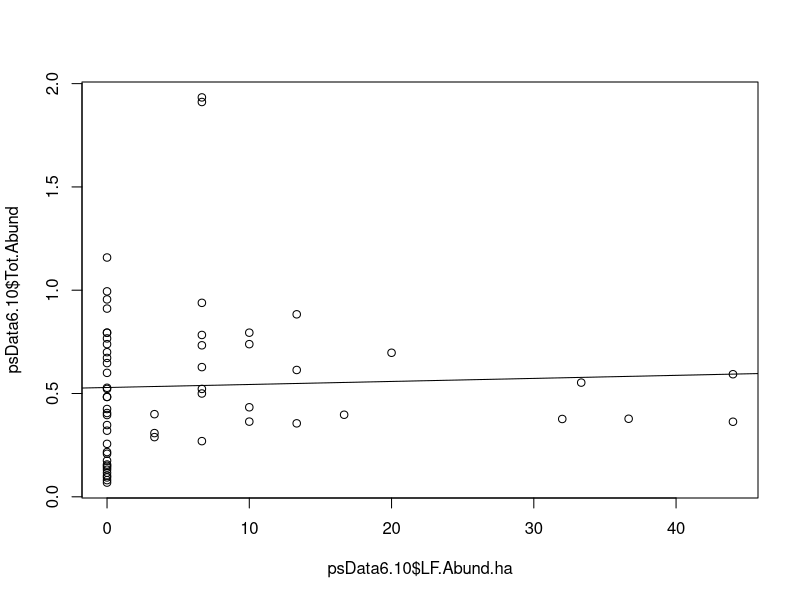
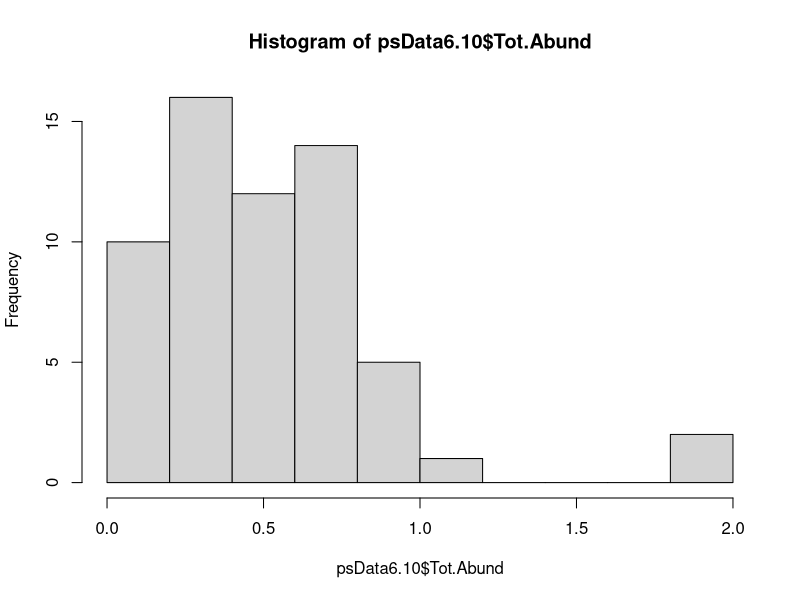
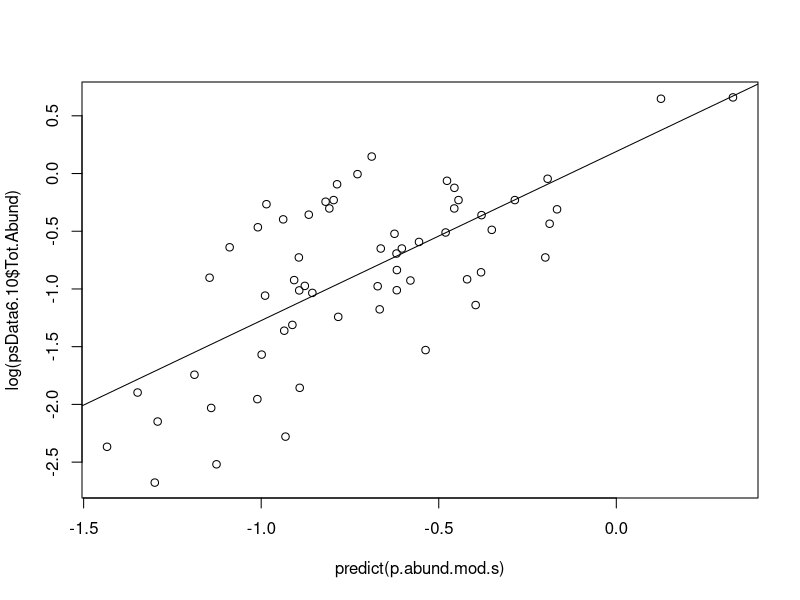
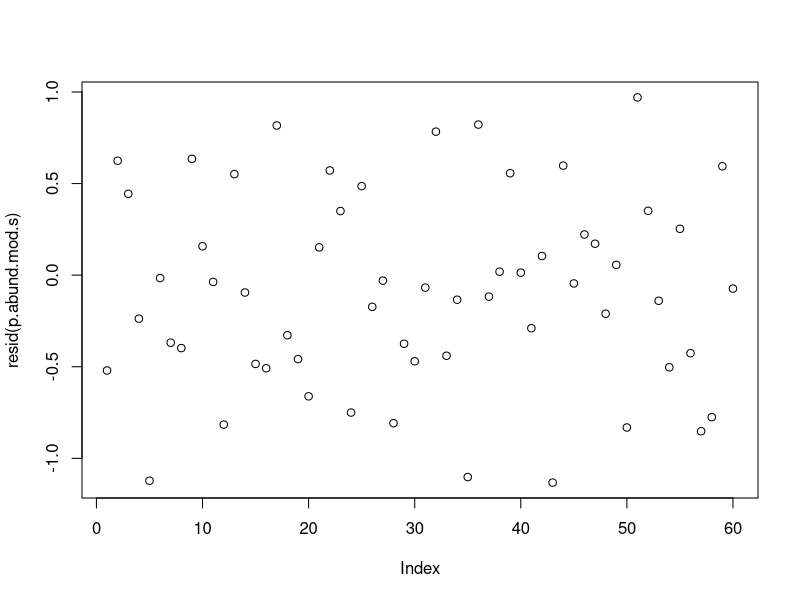
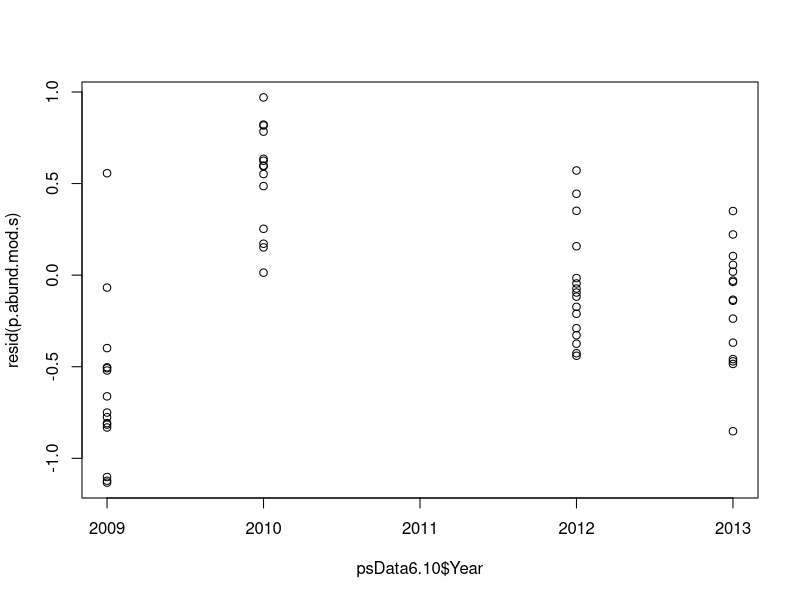
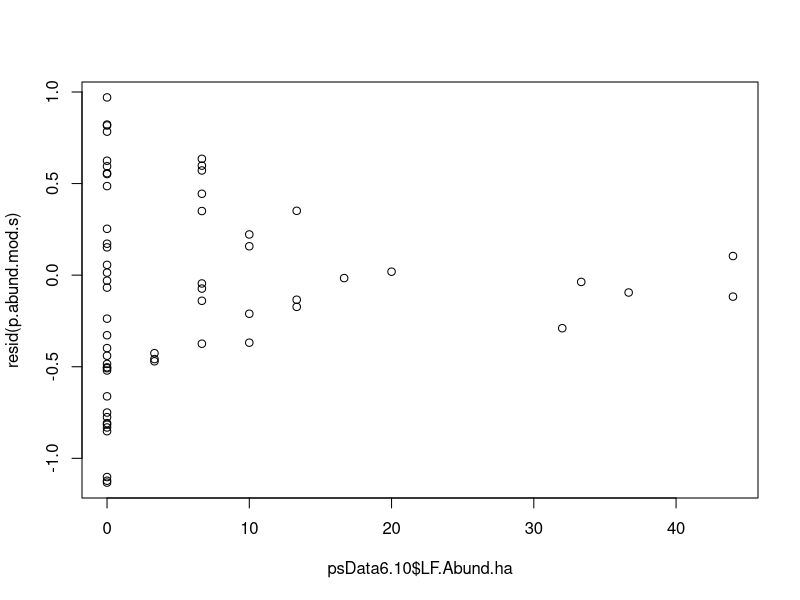
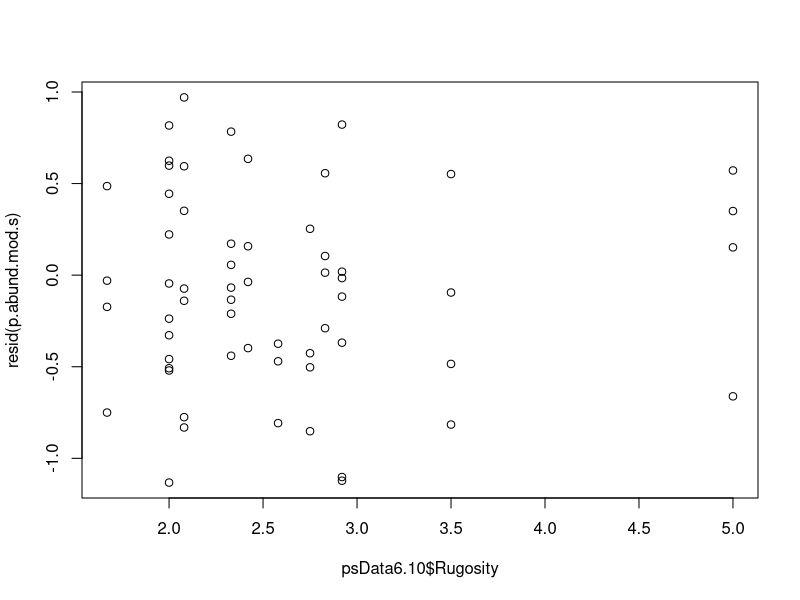
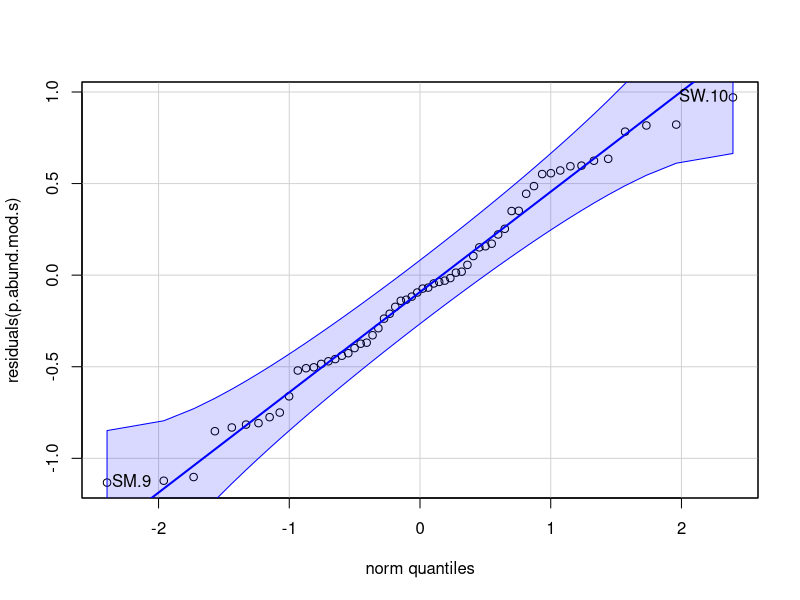

These charts were generated, in order, by the following R code:

###############################################################################################
# Invasive lionfish did not affect fish community structure across the Belizean Barrier Reef
# Authors: Hackerott, S., A. Valdivia C. E. Cox, N. J. Silbiger6, and J. F. Bruno
# Last edited: 12/2/2016
# This code runs through the all the models in the main text of the maniscript
##############################################################################################

####Main Analysis: Effect of lionfish on prey species at site level####

##Load data file psData6.10
psData6.10<-read.csv('psData6.10.csv')
head(psData6.10)
##Give meaningful rownames of Site and Year
rownames(psData6.10)<-paste(psData6.10$Site, psData6.10$Year-2000, sep=".")

## functions --- calculates variance inflation factors
vif.mer <- function (fit) {
  ## adapted from rms::vif
  
  v <- vcov(fit)
  nam <- names(fixef(fit))
  
  ## exclude intercepts
  ns <- sum(1 * (nam == "Intercept" | nam == "(Intercept)"))
  if (ns > 0) {
    v <- v[-(1:ns), -(1:ns), drop = FALSE]
    nam <- nam[-(1:ns)]
  }
  
  d <- diag(v)^0.5
  v <- diag(solve(v/(d %o% d)))
  names(v) <- nam
  v
}



####Model Prey Abundance with Site Means####

plot(psData6.10$Tot.Abund~psData6.10$LF.Abund.ha)
abline(lm(psData6.10$Tot.Abund~psData6.10$LF.Abund.ha))
cor.test(psData6.10$Tot.Abund,psData6.10$LF.Abund.ha)
##NO significant correlation p-value = 0.7423

hist(psData6.10$Tot.Abund)
shapiro.test(psData6.10$Tot.Abund)
##p-value 5.583e-06 not normal

library(lme4)

##Test for best family and link with Site as Random factor
pab.gu<-lmer(Tot.Abund~1+(1|Site), data=psData6.10, REML=FALSE)
pab.gl<-glmer(Tot.Abund~1+(1|Site), data=psData6.10, family=gaussian("log"), nAGQ=0)
pab.gin<-glmer(Tot.Abund~1+(1|Site), data=psData6.10, family=gaussian("inverse"), nAGQ=0)
pab.gmin<-glmer(Tot.Abund~1+(1|Site), data=psData6.10, family=Gamma("inverse"), nAGQ=0)
pab.gmi<-glmer(Tot.Abund~1+(1|Site), data=psData6.10, family=Gamma("identity"), nAGQ=0)
pab.gml<-glmer(Tot.Abund~1+(1|Site), data=psData6.10, family=Gamma("log"), nAGQ=0)
pab.igi<-glmer(Tot.Abund~1+(1|Site), data=psData6.10, family=inverse.gaussian("identity"), nAGQ=0)
pab.igl<-glmer(Tot.Abund~1+(1|Site), data=psData6.10, family=inverse.gaussian("log"), nAGQ=0)
pab.igin<-glmer(Tot.Abund~1+(1|Site), data=psData6.10, family=inverse.gaussian("inverse"), nAGQ=0)

AIC(pab.gu, pab.gl, pab.gin, pab.gmin, pab.gmi, pab.gml, pab.igi, pab.igl, pab.igin)

##Based on AIC- Model with Gamma distribution and log link


##Full model
p.abund.mod.s<-glmer(Tot.Abund~scale(Year)+scale(LF.Abund.ha)+scale(Rugosity)+(1|Site),
                     data=psData6.10, family=Gamma("log"), nAGQ=0)

##Check model fit
plot(log(psData6.10$Tot.Abund)~predict(p.abund.mod.s))
abline(lm(log(psData6.10$Tot.Abund)~predict(p.abund.mod.s)))
cor(log(psData6.10$Tot.Abund),predict(p.abund.mod.s))

##Check residuals
plot(resid(p.abund.mod.s))
plot(resid(p.abund.mod.s)~psData6.10$Year) 
plot(resid(p.abund.mod.s)~psData6.10$LF.Abund.ha)
plot(resid(p.abund.mod.s)~psData6.10$Rugosity) 

##Check VIF
vif.mer(p.abund.mod.s)
##No VIf>2 so no correlation

##Check residuals distribution
library(car)
qqPlot(residuals(p.abund.mod.s))
##Residuals are normal



####Model Prey Richness with Site Means####
plot(psData6.10$Rich~psData6.10$LF.Abund.ha)
abline(lm(psData6.10$Rich~psData6.10$LF.Abund.ha))
cor.test(psData6.10$Rich,psData6.10$LF.Abund.ha)
##Significant positive correlation 0.2986292; t = 2.383, df = 58, p-value = 0.02047

hist(psData6.10$Rich)
shapiro.test(psData6.10$Rich)
##p-value 0.0472 normal

##Test for best family and link with Site as Random factor
prich.gu<-lmer(Rich~1+(1|Site), data=psData6.10, REML=FALSE)
prich.gl<-glmer(Rich~1+(1|Site), data=psData6.10, family=gaussian("log"), nAGQ=0)
prich.gin<-glmer(Rich~1+(1|Site), data=psData6.10, family=gaussian("inverse"), nAGQ=0)
prich.gmin<-glmer(Rich~1+(1|Site), data=psData6.10, family=Gamma("inverse"), nAGQ=0)
prich.gmi<-glmer(Rich~1+(1|Site), data=psData6.10, family=Gamma("identity"), nAGQ=0)
prich.gml<-glmer(Rich~1+(1|Site), data=psData6.10, family=Gamma("log"), nAGQ=0)
prich.igi<-glmer(Rich~1+(1|Site), data=psData6.10, family=inverse.gaussian("identity"), nAGQ=0)
prich.igl<-glmer(Rich~1+(1|Site), data=psData6.10, family=inverse.gaussian("log"), nAGQ=0)
prich.igin<-glmer(Rich~1+(1|Site), data=psData6.10, family=inverse.gaussian("inverse"), nAGQ=0)

AIC(prich.gu, prich.gl, prich.gin, prich.gmin, prich.gmi, prich.gml, prich.igl, prich.igin)

##Normal and Based on AIC-Model with Gaussian


##Full model
p.rich.mod.s<-lmer(Rich~scale(Year)+scale(LF.Abund.ha)+scale(Rugosity)+(1|Site), data=psData6.10)

##Check model fit
plot(psData6.10$Rich~predict(p.rich.mod.s))
abline(lm(psData6.10$Rich~predict(p.rich.mod.s)))
cor(psData6.10$Rich,predict(p.rich.mod.s))

##Check residuals
plot(resid(p.rich.mod.s))
plot(resid(p.rich.mod.s)~psData6.10$Year) 
plot(resid(p.rich.mod.s)~psData6.10$LF.Abund.ha)
plot(resid(p.rich.mod.s)~psData6.10$Rugosity) 

##Check VIF
vif.mer(p.rich.mod.s)
##No VIf>2 so no correlation

##Check residuals distribution
library(car)
qqPlot(residuals(p.rich.mod.s))
##Residuals are normal


####Model Prey Pomacentridae with Site Means####

plot(psData6.10$Pomacentridae~psData6.10$LF.Abund.ha)
abline(lm(psData6.10$Pomacentridae~psData6.10$LF.Abund.ha))
cor.test(psData6.10$Pomacentridae,psData6.10$LF.Abund.ha)
##NO significant correlation p-value = 0.6594

hist(psData6.10$Pomacentridae)
shapiro.test(psData6.10$Pomacentridae)
##p-value 5.951e-09 not normal

library(lme4)

##Test for best family and link with Site as Random factor
p.dams.gu<-lmer(Pomacentridae~1+(1|Site), data=psData6.10, REML=FALSE)
p.dams.gl<-glmer(Pomacentridae~1+(1|Site), data=psData6.10, family=gaussian("log"), nAGQ=0)
p.dams.gin<-glmer(Pomacentridae~1+(1|Site), data=psData6.10, family=gaussian("inverse"), nAGQ=0)
p.dams.gmin<-glmer(Pomacentridae~1+(1|Site), data=psData6.10, family=Gamma("inverse"), nAGQ=0)
p.dams.gmi<-glmer(Pomacentridae~1+(1|Site), data=psData6.10, family=Gamma("identity"), nAGQ=0)
p.dams.gml<-glmer(Pomacentridae~1+(1|Site), data=psData6.10, family=Gamma("log"), nAGQ=0)
p.dams.igi<-glmer(Pomacentridae~1+(1|Site), data=psData6.10, family=inverse.gaussian("identity"), nAGQ=0)
p.dams.igl<-glmer(Pomacentridae~1+(1|Site), data=psData6.10, family=inverse.gaussian("log"), nAGQ=0)
p.dams.igin<-glmer(Pomacentridae~1+(1|Site), data=psData6.10, family=inverse.gaussian("inverse"), nAGQ=0)

AIC(p.dams.gu, p.dams.gl, p.dams.gin, p.dams.gmin, p.dams.gmi, p.dams.gml, p.dams.igin)

##Based on AIC-Model with Gamma distribution and log link


##Full model
p.dams.mod.s<-glmer(Pomacentridae~scale(Year)+scale(LF.Abund.ha)+scale(Rugosity)+(1|Site),
                    data=psData6.10, family=Gamma("log"), nAGQ=0)

##Check model fit
plot(log(psData6.10$Pomacentridae)~predict(p.dams.mod.s))
abline(lm(log(psData6.10$Pomacentridae)~predict(p.dams.mod.s)))
cor(log(psData6.10$Pomacentridae),predict(p.dams.mod.s))

##Check residuals
plot(resid(p.dams.mod.s))
plot(resid(p.dams.mod.s)~psData6.10$Year) 
plot(resid(p.dams.mod.s)~psData6.10$LF.Abund.ha)
plot(resid(p.dams.mod.s)~psData6.10$Rugosity) 

##Check VIF
vif.mer(p.dams.mod.s)
##No VIf>2 so no correlation

##Check residuals distribution
library(car)
qqPlot(residuals(p.dams.mod.s))
##Residuals are normal



####Model Prey Labridae with Site Means####

plot(psData6.10$Labridae~psData6.10$LF.Abund.ha)
abline(lm(psData6.10$Labridae~psData6.10$LF.Abund.ha))
cor.test(psData6.10$Labridae,psData6.10$LF.Abund.ha)
##NO significant correlation p-value = 0.8948

hist(psData6.10$Labridae)
shapiro.test(psData6.10$Labridae)
##p-value 1.679e-09 not normal

library(lme4)

##Test for best family and link with Site as Random factor
p.wras.gu<-lmer(Labridae~1+(1|Site), data=psData6.10, REML=FALSE)
p.wras.gl<-glmer(Labridae~1+(1|Site), data=psData6.10, family=gaussian("log"), nAGQ=0)
p.wras.gin<-glmer(Labridae~1+(1|Site), data=psData6.10, family=gaussian("inverse"), nAGQ=0)
p.wras.gmin<-glmer(Labridae~1+(1|Site), data=psData6.10, family=Gamma("inverse"), nAGQ=0)
p.wras.gmi<-glmer(Labridae~1+(1|Site), data=psData6.10, family=Gamma("identity"), nAGQ=0)
p.wras.gml<-glmer(Labridae~1+(1|Site), data=psData6.10, family=Gamma("log"), nAGQ=0)
p.wras.igi<-glmer(Labridae~1+(1|Site), data=psData6.10, family=inverse.gaussian("identity"), nAGQ=0)
p.wras.igl<-glmer(Labridae~1+(1|Site), data=psData6.10, family=inverse.gaussian("log"), nAGQ=0)
p.wras.igin<-glmer(Labridae~1+(1|Site), data=psData6.10, family=inverse.gaussian("inverse"), nAGQ=0)

AIC(p.wras.gu, p.wras.gl, p.wras.gin, p.wras.gmin, p.wras.gmi, p.wras.gml, p.wras.igin)

##Based on AIC-Model with Gamma distribution and log link


##Full model
p.wras.mod.s<-glmer(Labridae~scale(Year)+scale(LF.Abund.ha)+scale(Rugosity)+(1|Site),
                    data=psData6.10, family=Gamma("log"), nAGQ=0)

##Check model fit
plot(log(psData6.10$Labridae)~predict(p.wras.mod.s))
abline(lm(log(psData6.10$Labridae)~predict(p.wras.mod.s)))
cor(log(psData6.10$Labridae),predict(p.wras.mod.s))

##Check residuals
plot(resid(p.wras.mod.s))
plot(resid(p.wras.mod.s)~psData6.10$Year) 
plot(resid(p.wras.mod.s)~psData6.10$LF.Abund.ha)
plot(resid(p.wras.mod.s)~psData6.10$Rugosity) 

##Check VIF
vif.mer(p.wras.mod.s)
##No VIf>2 so no correlation

##Check residuals distribution
library(car)
qqPlot(residuals(p.wras.mod.s))
##Residuals are normal




####Model Prey Scaridae with Site Means####

plot(psData6.10$Scaridae~psData6.10$LF.Abund.ha)
abline(lm(psData6.10$Scaridae~psData6.10$LF.Abund.ha))
cor.test(psData6.10$Scaridae,psData6.10$LF.Abund.ha)
##NO significant correlation p-value = 0.06856

hist(psData6.10$Scaridae)
shapiro.test(psData6.10$Scaridae)
##p-value 0.0007884 not normal

library(lme4)

##Test for best family and link with Site as Random factor
p.parr.gu<-lmer(Scaridae~1+(1|Site), data=psData6.10, REML=FALSE)
p.parr.gl<-glmer(Scaridae~1+(1|Site), data=psData6.10, family=gaussian("log"), nAGQ=0)
p.parr.gin<-glmer(Scaridae~1+(1|Site), data=psData6.10, family=gaussian("inverse"), nAGQ=0)
p.parr.gmin<-glmer(Scaridae~1+(1|Site), data=psData6.10, family=Gamma("inverse"), nAGQ=0)
p.parr.gmi<-glmer(Scaridae~1+(1|Site), data=psData6.10, family=Gamma("identity"), nAGQ=0)
p.parr.gml<-glmer(Scaridae~1+(1|Site), data=psData6.10, family=Gamma("log"), nAGQ=0)
p.parr.igi<-glmer(Scaridae~1+(1|Site), data=psData6.10, family=inverse.gaussian("identity"), nAGQ=0)
p.parr.igl<-glmer(Scaridae~1+(1|Site), data=psData6.10, family=inverse.gaussian("log"), nAGQ=0)
p.parr.igin<-glmer(Scaridae~1+(1|Site), data=psData6.10, family=inverse.gaussian("inverse"), nAGQ=0)

AIC(p.parr.gu, p.parr.gl, p.parr.gin, p.parr.gmin, p.parr.gmi, p.parr.gml, p.parr.igin)

##Based on AIC-Model with Gamma distribution and log link


##Full model
p.parr.mod.s<-glmer(Scaridae~scale(Year)+scale(LF.Abund.ha)+scale(Rugosity)+(1|Site),
                    data=psData6.10, family=Gamma("log"), nAGQ=0)

##Check model fit
plot(log(psData6.10$Scaridae)~predict(p.parr.mod.s))
abline(lm(log(psData6.10$Scaridae)~predict(p.parr.mod.s)))
cor(log(psData6.10$Scaridae),predict(p.parr.mod.s))

##Check residuals
plot(resid(p.parr.mod.s))
plot(resid(p.parr.mod.s)~psData6.10$Year) 
plot(resid(p.parr.mod.s)~psData6.10$LF.Abund.ha)
plot(resid(p.parr.mod.s)~psData6.10$Rugosity) 

##Check VIF
vif.mer(p.parr.mod.s)
##No VIf>2 so no correlation

##Check residuals distribution
library(car)
qqPlot(residuals(p.parr.mod.s))
##Residuals are normal



####Community Composition Analysis- Prey Species with Transect Data####

##Load data file: pData6.10
pData6.10<-read.csv('pData6.10.csv')

library(vegan)

##Permanova: testing the effect of year and lionfish abundance on community composition; stratafied by site

##Remove rows with zero fish
perm.pData<-pData6.10[-c(which(pData6.10$Tot.Abund==0)),]

perm.prey<-adonis(perm.pData[, c(8:40)]~perm.pData$Year+perm.pData$LF.Abund.ha, 
                  strata=perm.pData$Site, permutations=10000)
##p-values- Year: 9.999e-5, Lionfish: 0.5378





